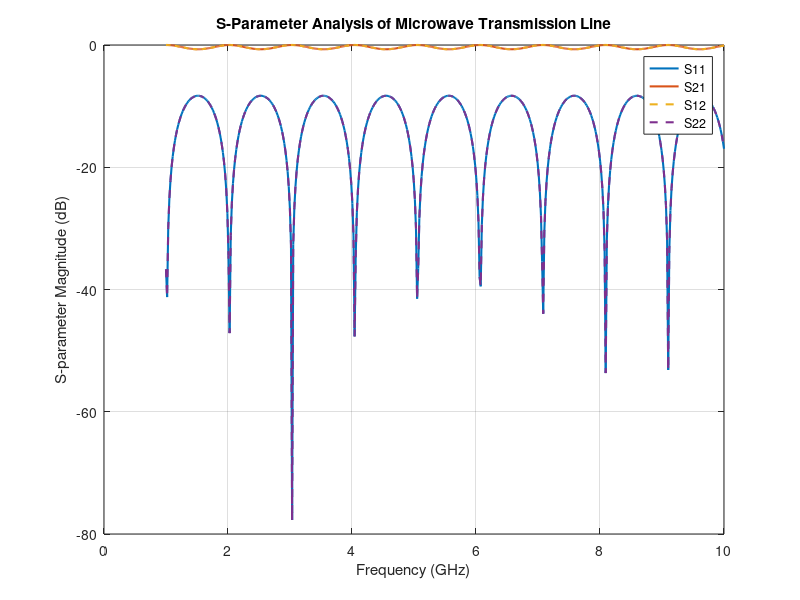
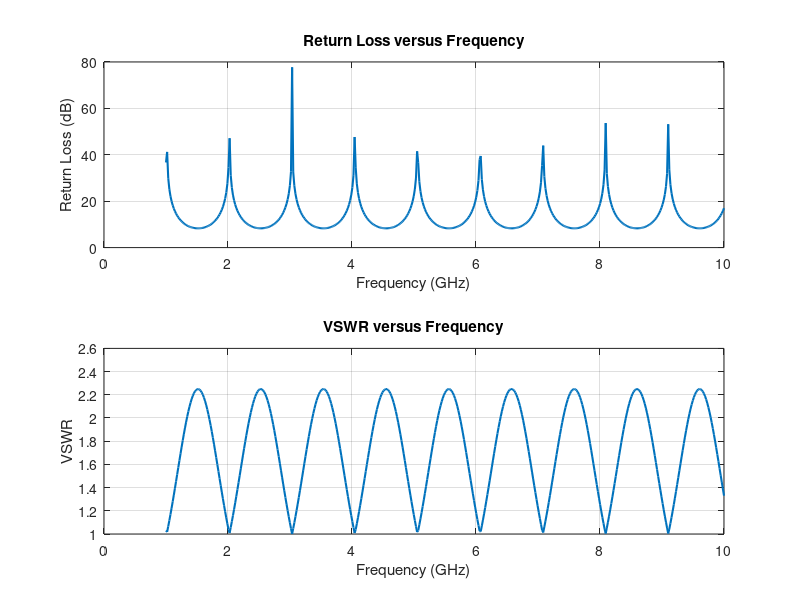
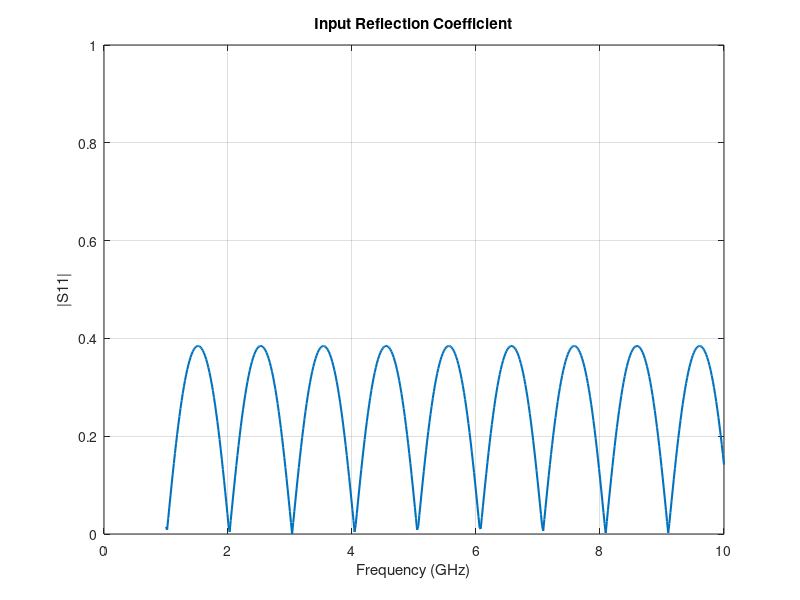

Reproduce these figures in MATLAB, in order.

clc;
clear;
close all;

% Numerical Simulation and Performance Analysis of Microwave
% Transmission Lines and Two-Port Networks Using Scattering Parameters

%% 1. Define simulation parameters
Z0 = 50;                    % Port/reference impedance in ohms
Zline = 75;                 % Transmission-line impedance in ohms
lineLength = 0.10;          % Line length in metres
c = 3e8;                    % Speed of light in m/s
er = 2.2;                   % Relative permittivity
vp = c/sqrt(er);            % Phase velocity
f = linspace(1e9, 10e9, 501);
w = 2*pi*f;
beta = w/vp;                % Phase constant

%% 2. Calculate ABCD parameters
A = cos(beta*lineLength);
B = 1j*Zline.*sin(beta*lineLength);
C = 1j*(1/Zline).*sin(beta*lineLength);
D = cos(beta*lineLength);

%% 3. Calculate S-parameters
den = A + B/Z0 + C*Z0 + D;
S11 = (A + B/Z0 - C*Z0 - D)./den;
S21 = 2./den;
S12 = 2*(A.*D - B.*C)./den;
S22 = (-A + B/Z0 - C*Z0 + D)./den;

%% 4. Calculate performance parameters
S11_dB = 20*log10(max(abs(S11),1e-12));
S21_dB = 20*log10(max(abs(S21),1e-12));
S12_dB = 20*log10(max(abs(S12),1e-12));
S22_dB = 20*log10(max(abs(S22),1e-12));

ReturnLoss = -S11_dB;
gamma = abs(S11);
VSWR = (1+gamma)./max(1-gamma,1e-12);

%% 5. Display results at 5 GHz
[~,idx] = min(abs(f-5e9));

fprintf('MICROWAVE TWO-PORT NETWORK ANALYSIS\n');
fprintf('Frequency: %.2f GHz\n',f(idx)/1e9);
fprintf('S11: %.4f dB\n',S11_dB(idx));
fprintf('S21: %.4f dB\n',S21_dB(idx));
fprintf('S12: %.4f dB\n',S12_dB(idx));
fprintf('S22: %.4f dB\n',S22_dB(idx));
fprintf('Return Loss: %.4f dB\n',ReturnLoss(idx));
fprintf('VSWR: %.4f\n',VSWR(idx));

%% 6. Plot all four S-parameters
figure;
plot(f/1e9,S11_dB,'LineWidth',1.5);
hold on;
plot(f/1e9,S21_dB,'LineWidth',1.5);
plot(f/1e9,S12_dB,'--','LineWidth',1.5);
plot(f/1e9,S22_dB,'--','LineWidth',1.5);
grid on;
xlabel('Frequency (GHz)');
ylabel('S-parameter Magnitude (dB)');
title('S-Parameter Analysis of Microwave Transmission Line');
legend('S11','S21','S12','S22','Location','best');

%% 7. Plot return loss and VSWR
figure;

subplot(2,1,1);
plot(f/1e9,ReturnLoss,'LineWidth',1.5);
grid on;
xlabel('Frequency (GHz)');
ylabel('Return Loss (dB)');
title('Return Loss versus Frequency');

subplot(2,1,2);
plot(f/1e9,VSWR,'LineWidth',1.5);
grid on;
xlabel('Frequency (GHz)');
ylabel('VSWR');
title('VSWR versus Frequency');

%% 8. Plot reflection coefficient
figure;
plot(f/1e9,abs(S11),'LineWidth',1.5);
grid on;
xlabel('Frequency (GHz)');
ylabel('|S11|');
title('Input Reflection Coefficient');
ylim([0 1]);

%% 9. Check network reciprocity
fprintf('\nNETWORK VERIFICATION\n');
fprintf('Reciprocity error: %.3e\n',abs(S21(idx)-S12(idx)));
fprintf('S21 and S12 should be equal for this reciprocal network.\n');
